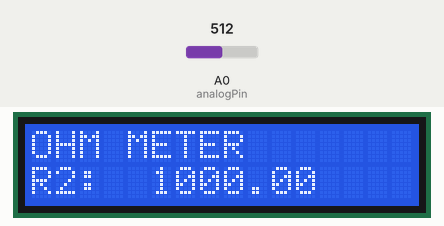
A sketch run on a simulated Arduino Uno, built with avr-gcc and run on an emulated ATmega328P. On the bench: 16×2 character LCD. The test bench sets the inputs (shaded band); at power-on: A0 (analogPin) = 512. What the sketch prints to the serial monitor is not drawn.

Above: at 1.2 s.
1.3 s: A0 (analogPin) set to 716
At 2.5 s:
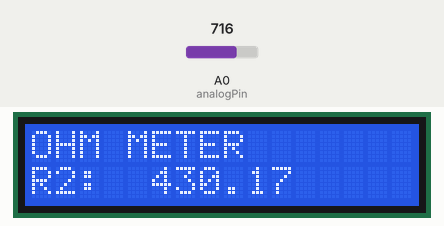
5.4 s: A0 (analogPin) set to 900
At 6.6 s:
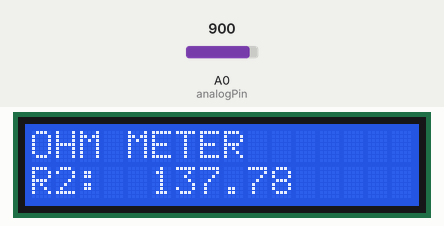
8.7 s: A0 (analogPin) set to 1023
At 10.0 s:
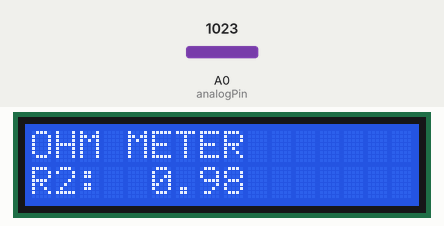
Timing chart, 0 to 11.7 s (numbered marks = the images above; inputs shaded):
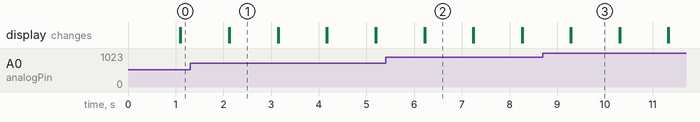

The sketch:

arduino_ohm_meter.ino
```cpp
// Arduino Ohm meter, Misura resistenze
// Autore Fancello Salvatore
// Per maggiori info: www.progettiarduino.com

int analogPin= 0; // Pin Analogico A0
int raw= 0;
int Vin= 5;  // Volt in uscita dal Pin 5V di Arduino
float Vout= 0;
float R1= 1000; // impostare il valore della resistenza nota in Ohm
float R2= 0;
float buffer= 0;

#include <Wire.h>     // Libreria wire già presente in Arduino ide
#include <LiquidCrystal_I2C.h> // Libreria display I2C

LiquidCrystal_I2C lcd(0x27, 2, 1, 0, 4, 5, 6, 7, 3, POSITIVE);

void setup()
{
  lcd.begin(16, 2); //Inizializzazione display
Serial.begin(9600); //Apro la comunicazione seriale
}

void loop()
{
raw= analogRead(analogPin);
if(raw)
{
buffer= raw * Vin;
Vout= (buffer)/1024.0;
buffer= (Vin/Vout) -1;
R2= R1 * buffer;
Serial.print("Vout: ");
Serial.println(Vout);
Serial.print("R2: ");
Serial.println(R2);
lcd.print("OHM METER");
lcd.setCursor(0, 1);
lcd.print("R2:  ");
lcd.print(R2);
delay(1000);
lcd.clear();
}
}
```

Measured:
- after the input at 1.3 s, the display: first differs from a run without the input after 0.83 s (image 1)
- after the input at 5.4 s, the display: first differs from a run without the input after 0.83 s (image 2)
- after the input at 8.7 s, the display: first differs from a run without the input after 0.60 s (image 3)
- what the display in image 1 shows lasts 1.0 s, from 2.1 s to 3.1 s
